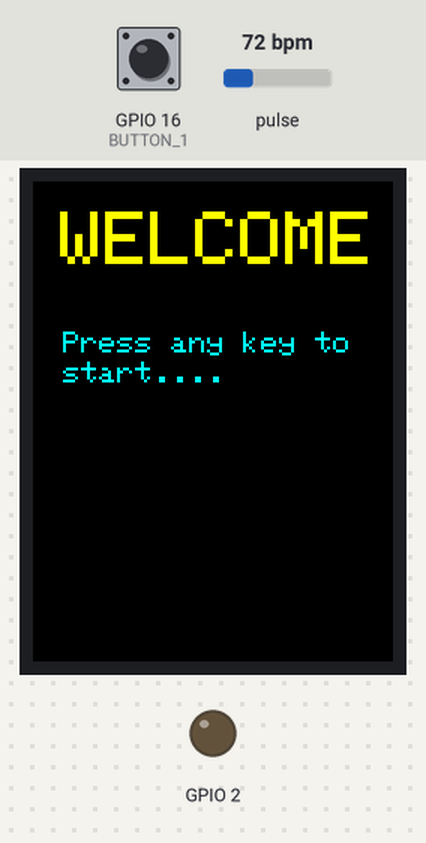
The sketch below on a simulated ESP32. Shown: 240×320 colour display, output pins drawn as LEDs (lit = HIGH). The inputs (shaded band) are chosen by the test bench; at power-on: GPIO 16 (BUTTON_1) HIGH, pulse 72 bpm. The local clock reads 2024-03-15 10:24:30 at power-on unless the sketch sets it; random numbers use the default seed unless the sketch sets one; what the sketch prints to the serial monitor is not drawn.

Above: at 1.4 s.
1.5 s: GPIO 16 (BUTTON_1) pulled LOW for 0.15 s
At 2.64 s:
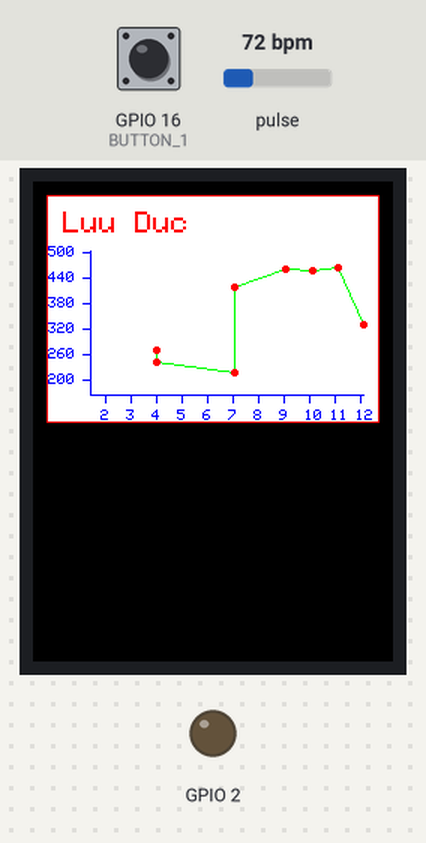
4.3 s: GPIO 16 (BUTTON_1) pulled LOW for 1 s
At 5.7 s:
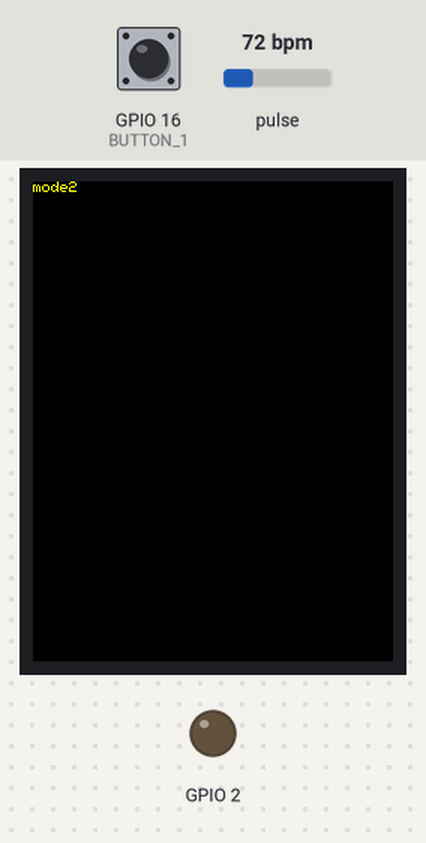
6.8 s: GPIO 16 (BUTTON_1) pulsed LOW 5 times (0.12 s each, 0.3 s apart)
At 7.72 s:
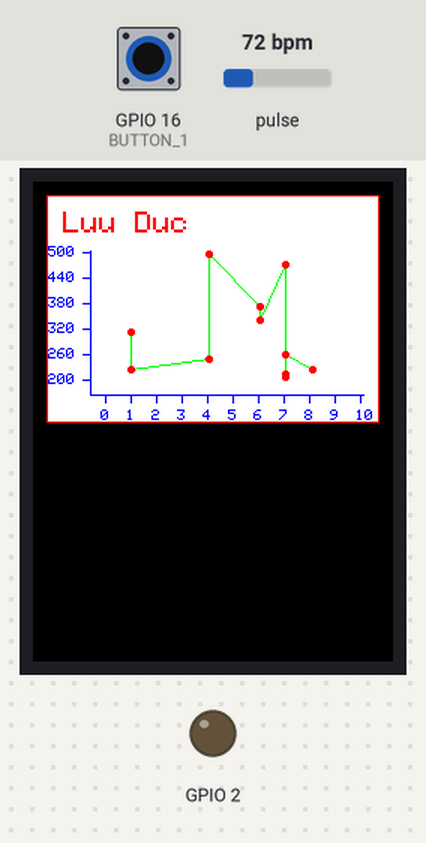
Timing chart, 0 to 9.8 s (numbered marks = the images above; inputs shaded):
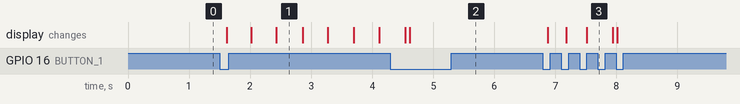

The sketch:

duc-version.ino
```cpp
#include "my_util.h"
#include "env.h"
#include "Adafruit_ILI9341.h"

// Các biến cờ
volatile int mode = 0;
volatile bool enableInterrupt = false; // cờ để chống nhảy mode khi bấm liên tiếp phím, đảm bảo các mode được thực hiện tuần tự, mode này xong rồi mới đến mode khác

/*
  Các cờ này có mục đích cho hàm main loop chỉ gọi các mode 1 lần,
  các lần loop sau kiểm tra xem nếu được gọi rồi thì sẽ không gọi lại nữa
*/
bool isMode1Started = false;
bool isMode2Started = false;
bool isMode3Started = false;
bool isMode4Started = false;

// Hàm xử lý ngắt
void IRAM_ATTR handleButtonPress(); // hàm này sẽ được đặt trong bộ nhớ IRAM của ESP32 để thực hiện nhanh chóng

void setup() {
  Serial.begin(115200);

  showStartScreen();
  enableInterrupt = true;

  // Cấu hình chân cho nút kích hoạt ngắt
  pinMode(BUTTON_1, INPUT_PULLUP);

  // Gắn ngắt cho chân nút kích hoạt ngắt
  attachInterrupt(digitalPinToInterrupt(BUTTON_1), handleButtonPress, FALLING);
}

void loop() {
  switch(mode){
    case 1: { // vẽ đồ thị nhịp tim
      enableInterrupt = false;

      if (isMode1Started) {
        enableInterrupt = true;
        break;
      }

      enableMode1();    // hàm thực tế

      isMode1Started = true;
      isMode2Started = false;

      enableInterrupt = true; // để khi chạy vào case 2, nó sẽ không chạy vào if, mà sẽ gọi hàm enableMode2() truóc
      break;
    }
    case 2: {
      enableInterrupt = false;
      // Serial.println("mode 2");

      if (isMode2Started) {
        enableInterrupt = true;
        break;
      }

      enableMode2();

      isMode2Started = true;
      isMode3Started = false;

      enableInterrupt = true;
      break;
    }
    case 3: {
      enableInterrupt = false;
      // Serial.println("mode 3");

      if (isMode3Started) {
        enableInterrupt = true;
        break;
      }

      enableMode3();

      isMode3Started = true;
      isMode4Started = false;

      enableInterrupt = true;
      break;
    }
    case 4: {
      enableInterrupt = false;
      // Serial.println("mode 4");

      if (isMode4Started) {
        enableInterrupt = true;
        break;
      }

      enableMode4();

      isMode4Started = true;
      isMode1Started = false;

      enableInterrupt = true;
      break;
    }
  }
  // delay(500);
}

void IRAM_ATTR handleButtonPress() { // triển khai hàm ngắt
  if (enableInterrupt) {
      mode++;
      if (mode >= 5) {
        mode = 1;
      }
    enableInterrupt = false;
  }
}
```

Graph.cpp
```cpp
#include "Graph.h"
#include <math.h>
#include <ctime>
#include <algorithm>

Graph::Graph(const char* name,
             int positionX, int positionY,
             int width, int height,
             uint16_t graphColor, uint16_t backgroundColor, uint16_t lineColor) :
             graphName(name),
             positionX(positionX), positionY(positionY),
             width(width), height(height),
             graphColor(graphColor), backgroundColor(backgroundColor), lineColor(lineColor),  tft(nullptr) {

  // Tính toán textSize dựa trên độ dài đường chéo của màn hình
  float diagonal_length = sqrt(pow(width, 2) + pow(height, 2)); // Độ dài đường chéo của màn 320x240
  if (diagonal_length < 200) {
      textSize = 1;
  } else if (diagonal_length < 300) {
      textSize = 2;
  } else {
      textSize = 3;
  };

  // Tính tọa độ vùng vẽ Chart
  startDrawZoneX = positionX + 5 + (textSize - 1) * 6 * 3 + 5;
  startDrawZoneY = positionY + 10 + textSize * 8 + 10;
  endDrawZoneX   = positionX + width - 10;
  endDrawZoneY   = positionY +  height - 10 - (textSize - 1) * 8;
}

// Chỉ định công cụ vẽ
void Graph::setPrinter(Adafruit_ILI9341* tft) {
  this->tft = tft;
}

// Vẽ khung đồ thị
void Graph::drawBase() {
  if (!tft) return;

  tft->fillRect(positionX, positionY, width, height, backgroundColor); // Đổ nền
  tft->setCursor(positionX + 10, positionY + 10);
  tft->setTextColor(ILI9341_RED);
  tft->setTextSize(textSize);
  tft->println(graphName); // In tiêu đề

  tft->drawLine(startDrawZoneX, startDrawZoneY, startDrawZoneX, endDrawZoneY, graphColor); // Vẽ trục tung
  tft->drawLine(startDrawZoneX, endDrawZoneY, endDrawZoneX, endDrawZoneY, graphColor); // Vẽ trục hoành
}

// Vẽ thước
void Graph::drawRuler(std::pair<int,int> keyRange, std::pair<int,int> valueRange, std::pair<int,int> pointNum) {
  if (!tft) return;
  drawRulerX(keyRange, pointNum.first);
  drawRulerY(keyRange, pointNum.second);
}

// Vẽ thước ngang
void Graph::drawRulerX(std::pair<int,int> keyRange, int pointNum) {
  if (!tft) return;

  // Nạp chia độ (theo đơn vị thực)
  std::vector<int> keys;
  for (int i = 0; i < pointNum - 1; i++) keys.push_back(keyRange.first + (keyRange.second - keyRange.first) / (pointNum - 1) * i); keys.push_back(keyRange.second);
  this->keys = keys;

  // Tính độ chia (theo pixel)
  int minorSizeX = (endDrawZoneX - startDrawZoneX - 10) / (pointNum - 1);

  // Vẽ vạch
  for (int i = 0; i < pointNum; i++) {
    tft->drawLine(10 + startDrawZoneX + minorSizeX * i, endDrawZoneY + 1, 10 + startDrawZoneX + minorSizeX * i, endDrawZoneY + 5, graphColor);
  }

  // In thanh giá trị
  tft->setTextColor(graphColor);
  tft->setTextSize(textSize - 1);
  if (textSize != 1)
    for(int i = 0; i < pointNum; i++) {
      tft->setCursor(10 + startDrawZoneX + minorSizeX * i - (textSize - 1) * 3, endDrawZoneY + 10);
      tft->println(keys[i]);
    }
}

// Vẽ thước dọc
void Graph::drawRulerY(std::pair<int,int> valueRange, int pointNum) {
  if (!tft) return;

  // Nạp chia độ (theo đơn vị thực)
  std::vector<int> values;
  for (int i = 0; i < pointNum - 1; i++) values.push_back(valueRange.first + (valueRange.second - valueRange.first) / (pointNum - 1) * i); values.push_back(valueRange.second);
  this->values = values;

  // Tính độ chia (theo pixel)
  int minorSizeY = (endDrawZoneY - startDrawZoneY - 10) / (pointNum - 1);

  // Vẽ vạch
  for(int i = 0; i < pointNum; i++) {
    tft->drawLine(startDrawZoneX - 1, endDrawZoneY - minorSizeY * i - 10, startDrawZoneX - 5, endDrawZoneY - minorSizeY * i - 10, graphColor);
  }

  // In thanh giá trị
  tft->setTextColor(graphColor);
  tft->setTextSize(textSize - 1);
  if  (textSize != 1)
    for(int i = 0; i < pointNum; i++) {
      tft->setCursor(startDrawZoneX - 10 - (textSize - 1) * 3 * 6, endDrawZoneY - minorSizeY * i - (textSize - 1) * 4 - 10);
      tft->println(values[i]);
    }
}

// Xóa thước ngang
void Graph::deleteRulerX()  {
  if (!tft) return;

  // Tính độ chia (theo pixel)
  int minorSizeX = (endDrawZoneX - startDrawZoneX - 10) / (keys.size() - 1);

  // Vẽ đè vạch bằng màu nền
  for(int i = 0; i < keys.size(); i++) {
    tft->drawLine(10 + startDrawZoneX + minorSizeX * i, endDrawZoneY + 1, 10 + startDrawZoneX + minorSizeX * i, endDrawZoneY + 5, backgroundColor);
  }

  // In đè thanh giá trị bằng màu nền
  tft->setTextColor(backgroundColor);
  tft->setTextSize(textSize - 1);
  if  (textSize != 1)
    for(int i = 0; i < keys.size(); i++) {
      tft->setCursor(10 + startDrawZoneX + minorSizeX * i - (textSize - 1) * 3, endDrawZoneY + 10);
      tft->println(keys[i]);
    }
}

// Xóa thước dọc
void Graph::deleteRulerY()  {
  if (!tft) return;

  // Tính độ chia (theo pixel)
  int minorSizeY = (endDrawZoneY - startDrawZoneY - 10) / (values.size() - 1);

  // Vẽ đè vạch bằng màu nền
  for(int i = 0; i < values.size(); i++) {
    tft->drawLine(startDrawZoneX - 1 , endDrawZoneY - minorSizeY * i - 10, startDrawZoneX - 5, endDrawZoneY - minorSizeY * i - 10, backgroundColor);
  }

  // In đè thanh giá trị bằng màu nền
  tft->setTextColor(backgroundColor);
  tft->setTextSize(textSize - 1);
  if  (textSize != 1)
    for(int i = 0; i < values.size(); i++) {
      tft->setCursor(startDrawZoneX - 10 - (textSize - 1) * 3 * 6, endDrawZoneY - minorSizeY * i - (textSize - 1) * 4 - 10);
      tft->println(values[i]);
    }
}

// Vẽ đồ thị điểm
void Graph::drawPoints()  {
  if (!tft) return;

  for (int i = 0; i < pointPositions.size(); i++) {
    tft->fillCircle(pointPositions[i].first, pointPositions[i].second, textSize, ILI9341_RED);
  }
}

// Xóa đồ thị điểm
void Graph::deletePoints()  {
  if (!tft) return;

  for (int i = 0; i < pointPositions.size(); i++)
    tft->fillCircle(pointPositions[i].first, pointPositions[i].second, textSize, backgroundColor);
}

// Vẽ đồ thị đường
void Graph::drawLines()  {
  if (!tft) return;

  for (int i = 0; i < pointPositions.size() - 1; i++) {
    tft->drawLine(pointPositions[i].first, pointPositions[i].second, pointPositions[i+1].first, pointPositions[i+1].second, lineColor);
  }
}

// Xóa đồ thị đường
void Graph::deleteLines()  {
  if (!tft) return;

  for (int i = 0; i < pointPositions.size() - 1; i++) {
    tft->drawLine(pointPositions[i].first, pointPositions[i].second, pointPositions[i+1].first, pointPositions[i+1].second, backgroundColor);
  }
}

// Vẽ đồ thị
void Graph::drawChart(std::queue<std::pair<int,int>> data)  {
  if (!tft) return;
  if (!pointOn && !lineOn) return;

  // Chuyển giá trị (key,value) sang tọa độ pixel (x,y)
  std::vector<std::pair<int,int>> positions;

  while (data.size() != 0) {
    std::pair<int,int> point = data.front();
    data.pop();

    if (point.first < keys[0] || keys[keys.size() - 1] < point.first || point.second < values[0] || values[values.size() - 1] < point.second) continue; // Bỏ điểm ngoài range

    float t = (float)(point.first - keys[0]) / (keys[keys.size() - 1] - keys[0]); // Tỉ số độ dài
    float tt = (endDrawZoneX - startDrawZoneX - 10) * t; // Khoảng cách so với gốc tọa độ (pixel)
    int x = startDrawZoneX + 10 + static_cast<int>(round(tt)); // Tọa độ thực trên màn hình

    float p = (float)(point.second - values[0]) / (values[values.size() - 1] - values[0]);  // Tỉ số độ dài
    float pp = (endDrawZoneY - startDrawZoneY - 10) * (1 - p); // Khoảng cách so với gốc tọa độ (pixel)
    int y = startDrawZoneY + static_cast<int>(round(pp)); // Tọa độ thực trên màn hình

    positions.push_back(std::make_pair(x,y));
  }

  pointPositions = positions;  // Lưu lại danh sách tọa độ

  if (pointOn && lineOn) {
    drawLines();
    drawPoints();
  }
  if (!pointOn && lineOn) drawLines();
  if (pointOn && !lineOn) drawPoints();
}

// Xóa đồ thị
void Graph::deleteChart()  {
  if (!tft) return;

  deleteLines();
  deletePoints();
}

// Vẽ khung đồ thị
void Graph::drawBorder(uint16_t borderColor) {
  tft->drawRect(positionX - 1, positionY - 1, width + 2, height + 2, borderColor);
}

// Sinh bộ data ngẫu nhiên (theo chiều tăng trục x)
std::vector<std::pair<int, int>> Graph::generateData(std::pair<int, int> keyRange, std::pair<int, int> valueRange, int numPairs) {
  std::vector<std::pair<int, int>> data;
  data.reserve(numPairs);

  std::srand(std::time(nullptr)); // Seed cho hàm rand()

  for (int i = 0; i < numPairs; ++i) {
      int key = keyRange.first + std::rand() % (keyRange.second - keyRange.first + 1);
      int value = valueRange.first + std::rand() % (valueRange.second - valueRange.first + 1);
      data.push_back(std::make_pair(key, value));
  }

  // Sắp xếp data theo key tăng dần
  std::sort(data.begin(), data.end(), [](const std::pair<int, int>& left, const std::pair<int, int>& right) {
    return left.first < right.first;
  });

  return data;
}

// Bật chế độ vẽ đồ thị điểm
void Graph::enablePoint(bool status) {
  pointOn = status;
}

// Bật chế độ vẽ đồ thị đường
void Graph::enableLine(bool status) {
  lineOn = status;
}

void  render()  {

}
```

Graph.h
```cpp
#pragma once

#include <vector>
#include <Adafruit_ILI9341.h>
#include <queue>

class Graph {
private:
    const char* graphName;

    int positionX;
    int positionY;
    int width;
    int height;

    uint16_t graphColor;
    uint16_t backgroundColor;
    uint16_t lineColor;
    uint16_t pointColor;

    Adafruit_ILI9341* tft;

    uint8_t textSize;

    int startDrawZoneX;
    int startDrawZoneY;
    int endDrawZoneX;
    int endDrawZoneY;

    bool pointOn = false;
    bool lineOn = true;

    std::vector<int> keys;
    std::vector<int> values;

    std::vector<std::pair<int,int>> pointPositions;
public:
    Graph(const char* name,
          int positionX, int positionY,
          int width, int height,
          uint16_t graphColor, uint16_t backgroundColor, uint16_t lineColor);
    void setPrinter(Adafruit_ILI9341* tft);

    void drawBase();

    void drawRuler(std::pair<int,int> keyRange, std::pair<int,int> valueRange, std::pair<int,int> pointNum);
    void drawRulerX(std::pair<int,int> keyRange, int pointNum);
    void drawRulerY(std::pair<int,int> valueRange, int pointNum);

    void deleteRulerX();
    void deleteRulerY();

    void enablePoint(bool status);
    void enableLine(bool status);

    void drawPoints();
    void deletePoints();
    void drawLines();
    void deleteLines();

    void drawChart(std::queue<std::pair<int,int>> data);
    void deleteChart();

    void drawBorder(uint16_t borderColor);

    std::vector<std::pair<int, int>> generateData(std::pair<int, int> keyRange, std::pair<int, int> valueRange, int numPairs);
};
```

env.h
```cpp
#pragma once

/*
  CÁC HẰNG MÔI TRƯỜNG, DÙNG GLOBAL
*/

#define MY_INTERVAL 2000

#define BUTTON_1 16
#define BUTTON_2 17
#define TFT_CS 25
#define TFT_RST 27
#define TFT_DC 26
#define TFT_MOSI 13
#define TFT_MISO 12
#define TFT_CLK 14
```

my_util.h
```cpp
#pragma once

#include <Wire.h>
#include "MAX30105.h"
#include "spo2_algorithm.h" // sử dụng hàm checkForBeat() cho hàm đọc sensor cũ (readSensor())
#include "heartRate.h" // sử dụng hàm maxim_heart_rate_and_oxygen_saturation() cho hàm đọc sensor mới (newReadSensor()), chính xác hơn

// Các cờ global
extern volatile int mode;
extern volatile bool enableInterrupt;

// Biến global cho hàm đọc sensor cũ (readSensor())
extern float beatsPerMinute;
extern int beatAvg;

// Biến global cho hàm đọc sensor mới (newReadSensor())
extern int8_t validSPO2;
extern int8_t validHeartRate;

extern TaskHandle_t read_sensor_task_handle; // Biến để điều khiển luồng, vd gọi ngắt luồng từ 1 hàm khác

/*
  KHAI BÁO NGUYÊN MẪU CÁC HÀM CẦN SỬ DỤNG.
  ĐỊNH NGHĨA HÀM (TRIỂN KHAI HÀM) SẼ Ở FILE .CPP.
*/

// Tạo riêng 1 luồng chỉ để đọc dữ liệu từ cảm biến, sau đó ghi giá trị vào các biến global
void TaskReadSensor( void* pvParameters);

// Các hàm làm việc cho LCD
void showStartScreen();
void enableMode1();
void enableMode2();
void enableMode3();
void enableMode4();

// Các hàm làm việc cho cảm biến
void initSensor();
void newInitSensor();
void readSensor();
void newReadSensor();
void turnOffSensor();
```

Source omitted: my_util.cpp (10189 bytes)

Measured:
- after the input at 1.5 s, the display: first changes after 0.12 s (image 1 shows a later state)
- after the input at 6.8 s, the display: first changes after 0.08 s (image 3 shows a later state)
- what the display in image 1 shows lasts 0.5 s, from 2.4 s to 2.9 s
